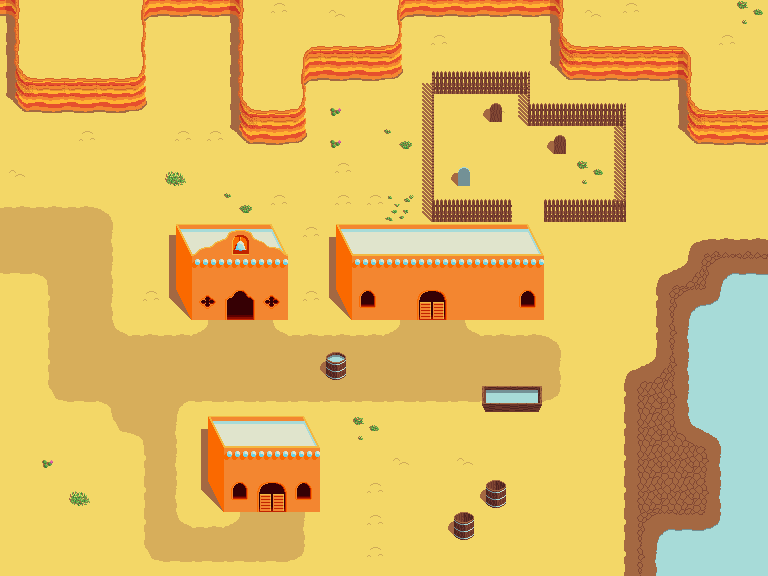

Below is a game level as drawn by its tile map, then a one-line description and the .tmx file that defines it, in full:
An orthogonal 24x18 tile map with 32x32 px tiles, 2 tile layers (Tile Layer 1, Overlay), 2 tilesets and 5 objects (ShootOnSight).

<map version="1.0" orientation="orthogonal" renderorder="right-down" width="24" height="18" tilewidth="32" tileheight="32" nextobjectid="20">
 <properties>
  <property name="DeadMap" value="Spirit_DessertTest" />
  <property name="LeftMap" value="LeftDessert" />
  <property name="Name" value="DessertTest" />
 </properties>
 <tileset firstgid="1" source="Dessert.tsx" />
 <tileset firstgid="257" name="PlaceObjects" tilewidth="32" tileheight="32" tilecount="16" columns="4">
  <image source="PlaceObjects.png" width="128" height="128" />
  <tile id="0">
   <properties>
    <property name="ObjectName" value="ShootOnSight" />
   </properties>
  </tile>
 </tileset>
 <layer name="Tile Layer 1" width="24" height="18">
  <data encoding="csv">
198,1,213,1,196,197,197,198,38,1,37,1,196,197,197,197,197,198,37,38,1,1,213,22,
177,178,178,178,179,1,1,214,213,164,194,194,195,38,1,213,213,193,165,165,165,166,38,213,
193,194,194,194,195,1,1,214,1,196,197,197,227,24,40,40,25,225,226,226,226,198,1,1,
225,226,226,226,227,1,213,193,194,195,21,1,1,23,1,37,39,40,40,25,1,193,194,194,
1,1,38,1,1,38,38,225,197,227,21,1,54,23,1,1,1,213,1,23,1,225,226,226,
37,1,1,1,1,6,1,1,1,1,38,1,1,23,213,1,1,1,22,23,1,1,1,1,
85,85,85,86,1,1,1,54,38,1,38,38,53,39,40,40,1,40,40,41,1,1,1,1,
101,101,101,102,1,13,14,3,16,38,61,62,11,11,11,11,64,1,1,1,1,81,82,82,
117,134,101,102,1,29,18,19,20,1,29,18,19,20,18,19,20,1,1,1,81,147,136,120,
1,100,101,102,38,45,26,27,26,38,45,34,36,35,36,36,34,1,1,1,97,136,121,104,
1,100,101,149,85,85,150,101,149,85,85,85,150,101,149,85,85,86,1,1,97,105,104,104,
1,100,101,101,101,101,101,101,101,101,101,101,101,101,101,101,101,102,1,81,147,105,104,104,
1,116,117,134,101,133,117,117,117,117,117,117,117,117,117,117,117,118,1,97,98,105,104,104,
1,213,1,116,134,102,61,62,63,64,1,22,213,213,1,1,213,1,1,97,98,152,89,104,
213,21,213,1,100,102,29,18,19,20,213,1,37,1,37,1,1,213,213,97,98,98,105,104,
1,1,6,213,100,102,45,34,35,34,1,38,1,1,1,1,1,213,1,97,98,98,105,104,
1,1,1,1,100,149,85,150,101,102,1,38,1,1,1,1,1,1,1,97,136,120,121,104,
1,1,1,1,116,117,117,117,117,118,1,38,1,1,1,1,1,1,1,97,105,104,104,104
</data>
 </layer>
 <layer name="Overlay" width="24" height="18">
  <data encoding="csv">
0,0,0,0,0,0,0,0,0,0,0,0,0,0,0,0,0,0,0,0,0,0,0,0,
0,0,0,0,0,0,0,0,0,0,0,0,0,0,0,0,0,0,0,0,0,0,0,0,
0,0,0,0,0,0,0,0,0,0,0,0,0,0,0,0,0,0,0,0,0,0,0,0,
0,0,0,0,0,0,0,0,0,0,0,0,0,0,0,7,0,0,0,0,0,0,0,0,
0,0,0,0,0,0,0,0,0,0,0,0,0,0,0,0,0,7,0,0,0,0,0,0,
0,0,0,0,0,0,0,0,0,0,0,0,0,0,8,0,0,0,0,0,0,0,0,0,
0,0,0,0,0,0,0,0,0,0,0,0,0,0,0,0,0,0,0,0,0,0,0,0,
0,0,0,0,0,0,0,0,0,0,0,0,0,0,0,0,0,0,0,0,0,0,0,0,
0,0,0,0,0,0,0,0,0,0,0,0,0,0,0,0,0,0,0,0,0,0,0,0,
0,0,0,0,0,0,0,0,0,0,0,0,0,0,0,0,0,0,0,0,0,0,0,0,
0,0,0,0,0,0,0,0,0,0,0,0,0,0,0,0,0,0,0,0,0,0,0,0,
0,0,0,0,0,0,0,0,0,0,57,0,0,0,0,0,0,0,0,0,0,0,0,0,
0,0,0,0,0,0,0,0,0,0,0,0,0,0,0,71,72,0,0,0,0,0,0,0,
0,0,0,0,0,0,0,0,0,0,0,0,0,0,0,0,0,0,0,0,0,0,0,0,
0,0,0,0,0,0,0,0,0,0,0,0,0,0,0,0,0,0,0,0,0,0,0,0,
0,0,0,0,0,0,0,0,0,0,0,0,0,0,0,56,0,0,0,0,0,0,0,0,
0,0,0,0,0,0,0,0,0,0,0,0,0,0,56,0,0,0,0,0,0,0,0,0,
0,0,0,0,0,0,0,0,0,0,0,0,0,0,0,0,0,0,0,0,0,0,0,0
</data>
 </layer>
 <objectgroup name="Objects">
  <object id="11" name="ShootOnSight" gid="257" x="512" y="192" width="32" height="32">
   <properties>
    <property name="ObjectName" value="ShootOnSight" />
   </properties>
  </object>
  <object id="14" x="416" y="320" width="32" height="32">
   <properties>
    <property name="PortalFrom" value="SaloonDoor" />
   </properties>
  </object>
  <object id="16" x="416" y="288" width="32" height="32">
   <properties>
    <property name="PortalTo" value="Saloon" />
   </properties>
  </object>
  <object id="18" x="256" y="480" width="32" height="32">
   <properties>
    <property name="PortalTo" value="GunStore" />
   </properties>
  </object>
  <object id="19" x="256" y="512" width="32" height="32">
   <properties>
    <property name="PortalFrom" value="GunStore" />
   </properties>
  </object>
 </objectgroup>
</map>
